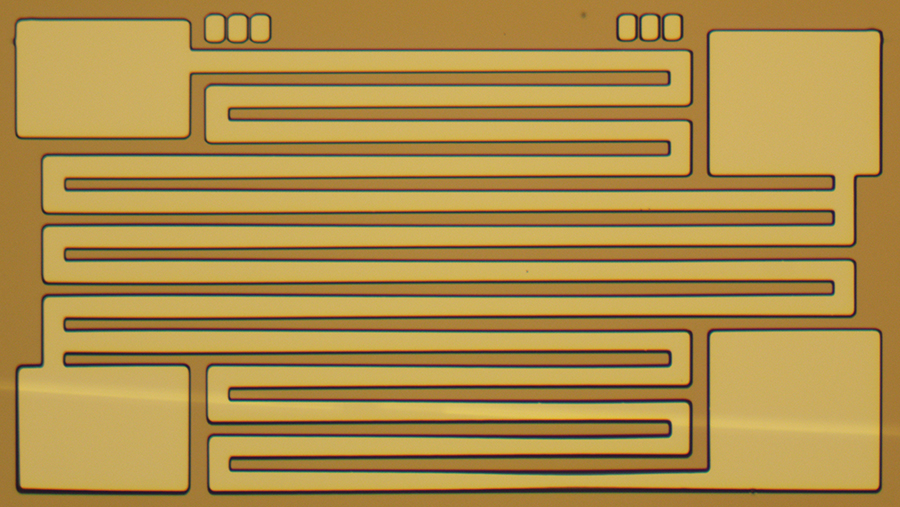
#> input picture snakesmall1.jpg, 900 x 507 px
$ python SimplifiedAttempt.py
#> lines starting #> are read from the running program, lines starting #| are printed output that depends on the picture; long printed decimals are rounded
import cv2 as cv
import numpy as np

def find_transformation(ref, input_frame, scale_factor=0.50, MIN_MATCH_COUNT=10, draw=False, printout=False):
    img1 = cv.resize(ref, None, fx=scale_factor, fy=scale_factor)
    img2 = cv.resize(input_frame, None, fx=scale_factor, fy=scale_factor)

    sift = cv.SIFT_create()
    kp1, des1 = sift.detectAndCompute(img1, None)
    kp2, des2 = sift.detectAndCompute(img2, None)

    flann = cv.FlannBasedMatcher(dict(algorithm=1, trees=5), dict(checks=50))
    matches = flann.knnMatch(des1, des2, k=2)

    good = [m for m, n in matches if m.distance < 0.7 * n.distance]

    if len(good) > MIN_MATCH_COUNT:
        src_pts = np.float32([kp1[m.queryIdx].pt for m in good]).reshape(-1, 1, 2)
        dst_pts = np.float32([kp2[m.trainIdx].pt for m in good]).reshape(-1, 1, 2)

        M, mask = cv.findHomography(src_pts, dst_pts, cv.RANSAC, 5.0)
        h, w = img1.shape
        pts = np.float32([[0, 0], [0, h-1], [w-1, h-1], [w-1, 0]]).reshape(-1, 1, 2)
        dst = cv.perspectiveTransform(pts, M)

        rect_dst = np.int32(dst)
        h2, w2 = img2.shape
        dx = w2 // 2 - (rect_dst[0][0][0] + rect_dst[2][0][0]) // 2
        dy = h2 // 2 - (rect_dst[0][0][1] + rect_dst[2][0][1]) // 2
        theta = np.arctan2(M[1, 0], M[0, 0]) * 180 / np.pi

        if printout:
            print(f"Displacement (dx, dy): ({dx/scale_factor}, {dy/scale_factor})")
            print(f"Rotation angle (theta): {theta} degrees")

        if draw:
            draw_matches(img1, kp1, img2, kp2, good, mask)

        return dx/scale_factor, dy/scale_factor, theta
    else:
        print(f"Not enough matches found - {len(good)}/{MIN_MATCH_COUNT}")
        return None

def draw_matches(img1, kp1, img2, kp2, good, mask):
    draw_params = dict(matchColor=(0, 255, 0),
                       singlePointColor=None,
                       matchesMask=mask.ravel().tolist(),
                       flags=2)
    img3 = cv.drawMatches(img1, kp1, img2, kp2, good, None, **draw_params)

    for i, match in enumerate(good):
        if mask[i]:
            x1, y1 = map(int, kp1[match.queryIdx].pt)
            x2, y2 = map(int, kp2[match.trainIdx].pt)
            #cv.putText(img3, f"({x1}, {y1})", (x1, y1), cv.FONT_HERSHEY_SIMPLEX, 0.5, (255, 0, 0), 1)
            #cv.putText(img3, f"({x2}, {y2})", (x2 + img1.shape[1], y2), cv.FONT_HERSHEY_SIMPLEX, 0.5, (255, 0, 0), 1)

        cv.imshow('Matches', img3)
    cv.waitKey(0)
    cv.destroyAllWindows()

# Main execution
if __name__ == "__main__":
    # Load the two reference images
    img1 = cv.imread('snakesmall1.jpg', 0)  # 180 theta
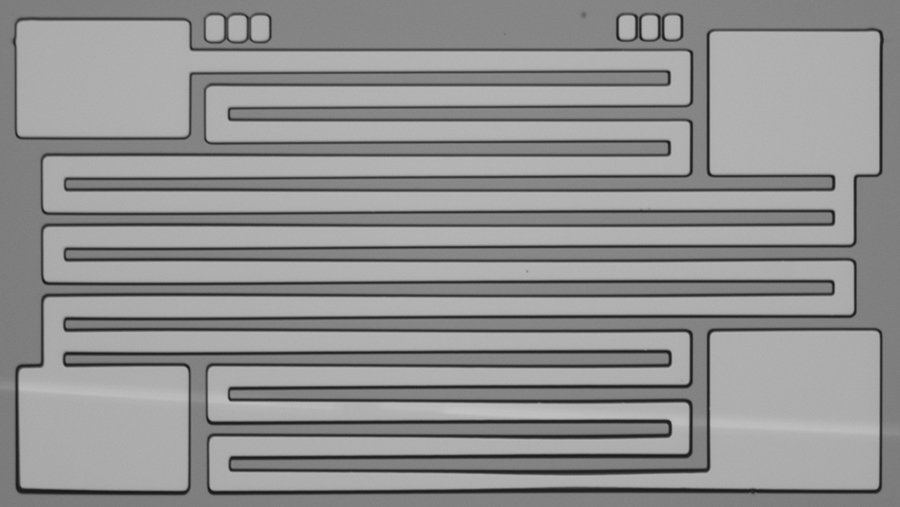
#> img1: shape (507, 900); min 22, max 196, mean 144.1
    img2 = cv.imread('snakesmall2.jpg', 0)
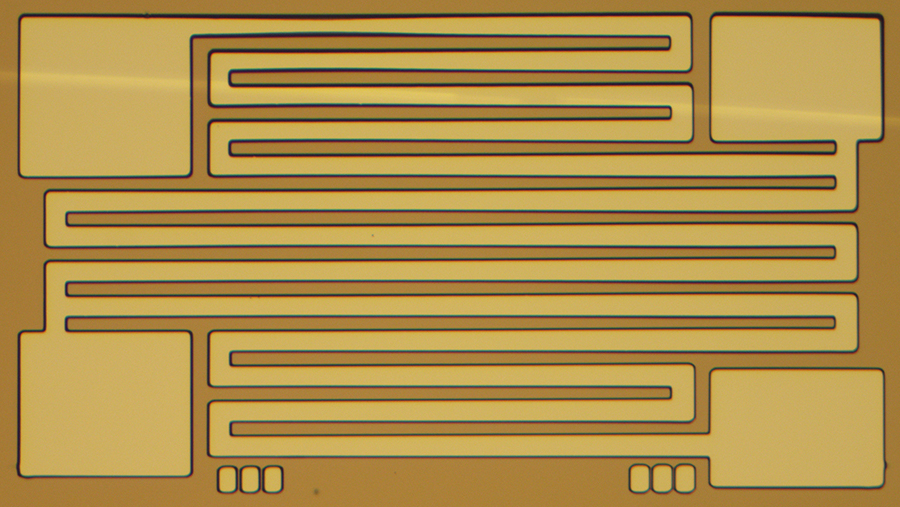
#> input picture snakesmall2.jpg, 900 x 507 px
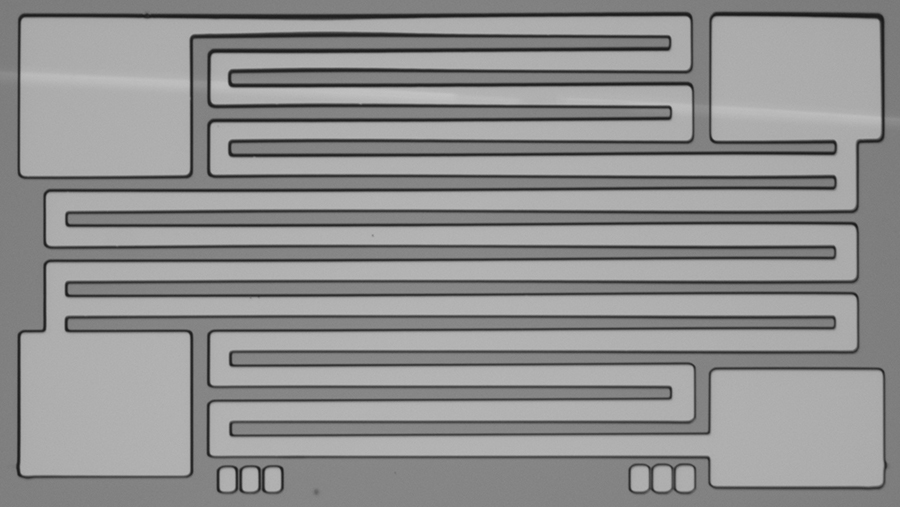
#> img2: shape (507, 900); min 22, max 196, mean 144.1

    # Compare test image with img1
    print(f"Comparing snakesmall2.jpg with snakesmall1.jpg:")
    result1 = find_transformation(img1, img2, scale_factor=0.50, draw=True, printout=True)
#> in find_transformation, `img1 = cv.resize(ref, None, fx=scale_factor, fy=scale_factor)`:
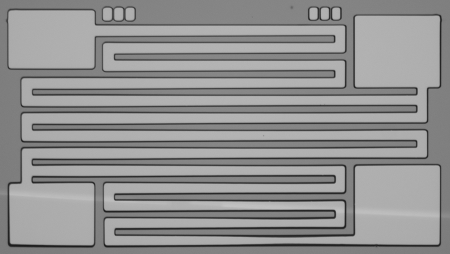
#> img1: shape (254, 450); min 27, max 194, mean 144.2
#> in find_transformation, `img2 = cv.resize(input_frame, None, fx=scale_factor, fy=scale_factor)`:
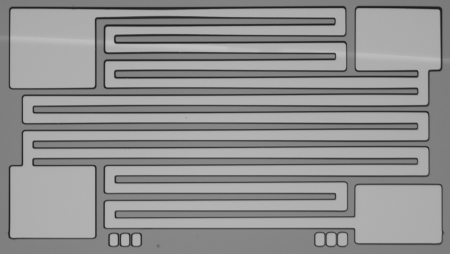
#> img2: shape (254, 450); min 26, max 195, mean 144.2
#> in find_transformation, `kp1, des1 = sift.detectAndCompute(img1, None)`: kp1 = 179 keypoints; strongest (x, y, size): (334, 211, 2), (334, 176, 2), (116, 229, 2), (33, 164, 1.8)
#> in find_transformation, `kp2, des2 = sift.detectAndCompute(img2, None)`: kp2 = 180 keypoints; strongest (x, y, size): (115, 42, 2), (115, 77, 1.9), (333, 24, 1.9), (417, 71, 1.9)
#> in find_transformation, `matches = flann.knnMatch(des1, des2, k=2)`: matches = 179 matches
#> in find_transformation, `good = [m for m, n in matches if m.distance < 0.7 * n.distance]`: good = 144 matches
#> in find_transformation, `src_pts = np.float32([kp1[m.queryIdx].pt for m in good]).reshape(-1, 1..`: src_pts = 144 rows, first 8: [10.21, 12.04], [11.15, 185.5], [11.15, 185.5], [11.7, 242], [11.7, 242], [19.86, 182.2], [19.86, 182.2], [23.38, 79.71]
#> in find_transformation, `dst_pts = np.float32([kp2[m.trainIdx].pt for m in good]).reshape(-1, 1..`: dst_pts = 144 rows, first 8: [439.3, 240.9], [438.4, 67.51], [438.4, 67.51], [437.8, 11.04], [437.8, 11.04], [115.4, 76.92], [429.6, 70.81], [426.1, 173.3]
#> in find_transformation, `M, mask = cv.findHomography(src_pts, dst_pts, cv.RANSAC, 5.0)`: M = [[-1, 0.000239, 449.5], [2.8e-05, -1, 253], [1.13e-07, 7.03e-07, 1]]; mask = 144 values, max 1 at index 0, min 0 at index 5, mean 0.889
#> in find_transformation, `dst = cv.perspectiveTransform(pts, M)`: dst = [[449.5, 253], [449.5, 0.0173], [0.531, 0.0299], [0.471, 253]]
#> in find_transformation, `rect_dst = np.int32(dst)`: rect_dst = [[449, 252], [449, 0], [0, 0], [0, 252]]
#> in find_transformation, `dx = w2 // 2 - (rect_dst[0][0][0] + rect_dst[2][0][0]) // 2`: dx = 1
#> in find_transformation, `theta = np.arctan2(M[1, 0], M[0, 0]) * 180 / np.pi`: theta = 180
#| Displacement (dx, dy): (2.0, 2.0)
#| Rotation angle (theta): 179.998 degrees
#> in draw_matches, `draw_params = dict(matchColor=(0, 255, 0), singlePointColor=None, matc..`: draw_params = 4 items
#> in draw_matches, `img3 = cv.drawMatches(img1, kp1, img2, kp2, good, None, **draw_params)`:
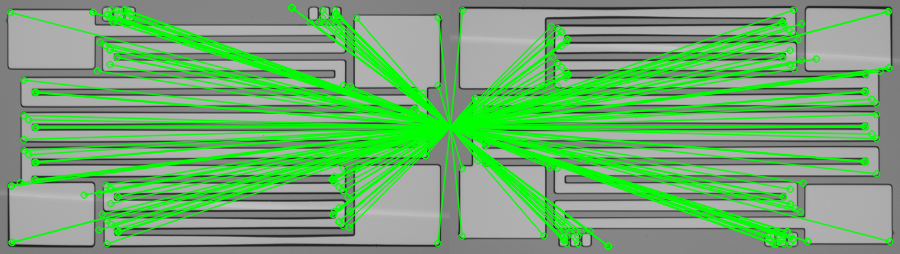
#> img3: shape (254, 900, 3); mean of channels 0, 1, 2 113.2, 168.7, 113.2; drawn as B, G, R
#> the loop in draw_matches, `for i, match in enumerate(good):` made 144 passes
#> (x1, y1, x2, y2) on passes 1, 2, 3, 4, 5, 7, 8, 9, 10, 11, 13, 15: (10, 12, 439, 240), (11, 185, 438, 67), (11, 185, 438, 67), (11, 241, 437, 11), (11, 241, 437, 11), (19, 182, 429, 70), (23, 79, 426, 173), (23, 114, 425, 138), (23, 138, 425, 114), (23, 150, 425, 102), (28, 119, 421, 133), (28, 154, 421, 98)
#> (x1, y1) on pass 101: (338, 31)
#> result1 = (2, 2, 180)

    if result1:
            dx1, dy1, theta1 = result1
#> dx1 = 2; dy1 = 2; theta1 = 180
            print(f"Results for comparison with snakesmall1.jpg:")
            print(f"Displacement (dx, dy): ({dx1:.2f}, {dy1:.2f})")
#| Displacement (dx, dy): (2.00, 2.00)
            print(f"Rotation angle (theta): {theta1:.2f} degrees")
#| Rotation angle (theta): 180.00 degrees
    else:
            print(f"Could not process snakesmall2.jpg with snakesmall1.jpg")

    print("---")

        # Compare test image with img2
    print(f"Comparing snakesmall2.jpg with snakesmall2.jpg:")
    result2 = find_transformation(img2, img2, scale_factor=0.50, draw=True, printout=True)
#> in find_transformation (call 2), `kp1, des1 = sift.detectAndCompute(img1, None)`: kp1 has the same summary as kp2
#> in find_transformation (call 2), `matches = flann.knnMatch(des1, des2, k=2)`: matches = 180 matches
#> in find_transformation (call 2), `src_pts = np.float32([kp1[m.queryIdx].pt for m in good]).reshape(-1, 1..`: src_pts = 180 rows, first 8: [11.54, 235.8], [11.65, 85.98], [11.69, 168], [12.11, 10.13], [24.61, 97.68], [24.61, 97.68], [24.62, 121], [24.63, 132.9]
#> in find_transformation (call 2), `dst_pts = np.float32([kp2[m.trainIdx].pt for m in good]).reshape(-1, 1..`: dst_pts has the same summary as src_pts
#| Displacement (dx, dy): (2.0, 2.0)
#| Rotation angle (theta): 4.336359667784186e-14 degrees
#> in draw_matches (call 2), `img3 = cv.drawMatches(img1, kp1, img2, kp2, good, None, **draw_params)`:
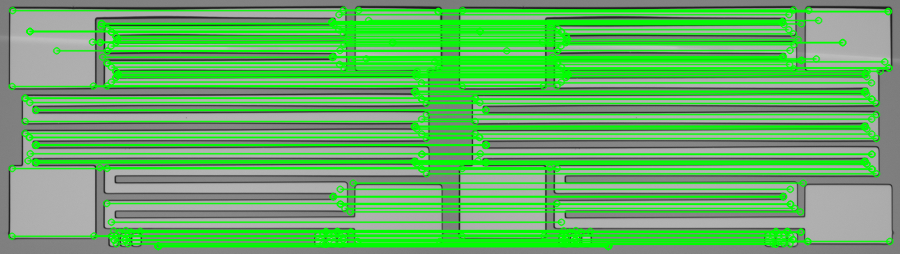
#> img3: shape (254, 900, 3); mean of channels 0, 1, 2 102.5, 174.9, 102.5; drawn as B, G, R
#> the loop in draw_matches (call 2), `for i, match in enumerate(good):` made 180 passes
#> (x1, y1, x2, y2) on passes 1 to 12: (11, 235, 11, 235), (11, 85, 11, 85), (11, 168, 11, 168), (12, 10, 12, 10), (24, 97, 24, 97), (24, 97, 24, 97), (24, 121, 24, 121), (24, 132, 24, 132), (27, 160, 27, 160), (28, 136, 28, 136), (28, 136, 28, 136), (29, 102, 29, 102)
#> (x1, y1) on pass 75: (127, 235)

    if result2:
            dx2, dy2, theta2 = result2
            print(f"Results for comparison with snakesmall2.jpg:")
            print(f"Displacement (dx, dy): ({dx2:.2f}, {dy2:.2f})")
#| Displacement (dx, dy): (2.00, 2.00)
            print(f"Rotation angle (theta): {theta2:.2f} degrees")
#| Rotation angle (theta): 0.00 degrees
    else:
            print(f"Could not process snakesmall2.jpg with snakesmall2.jpg")

    print("=" * 30)

    def load_image(result2):
            img = cv.imread(result2, 0)
#> (the run stopped early here; a loop or call above may not have finished)
